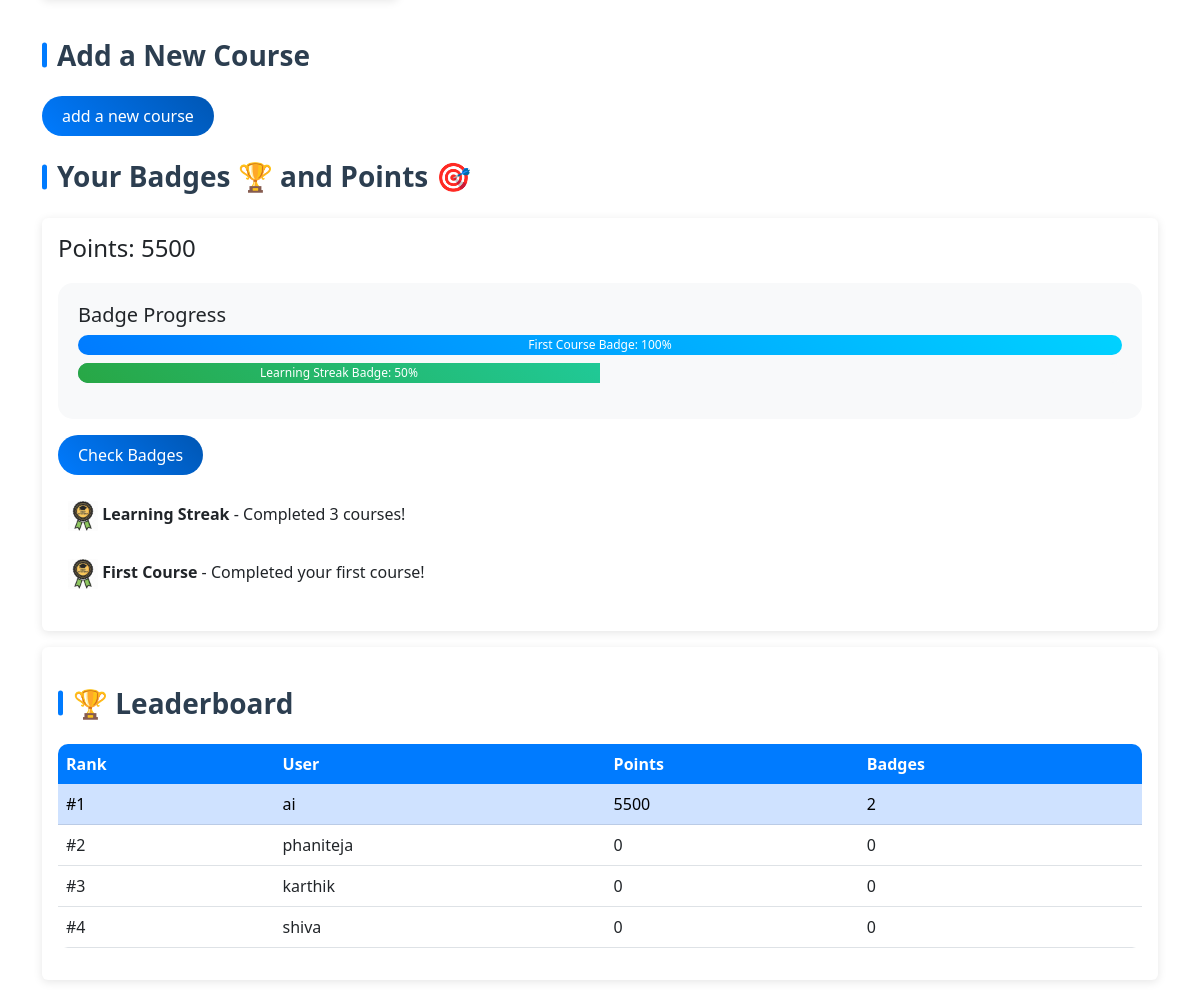
The app's page /dashboard/ (signed in, lower part), older data.
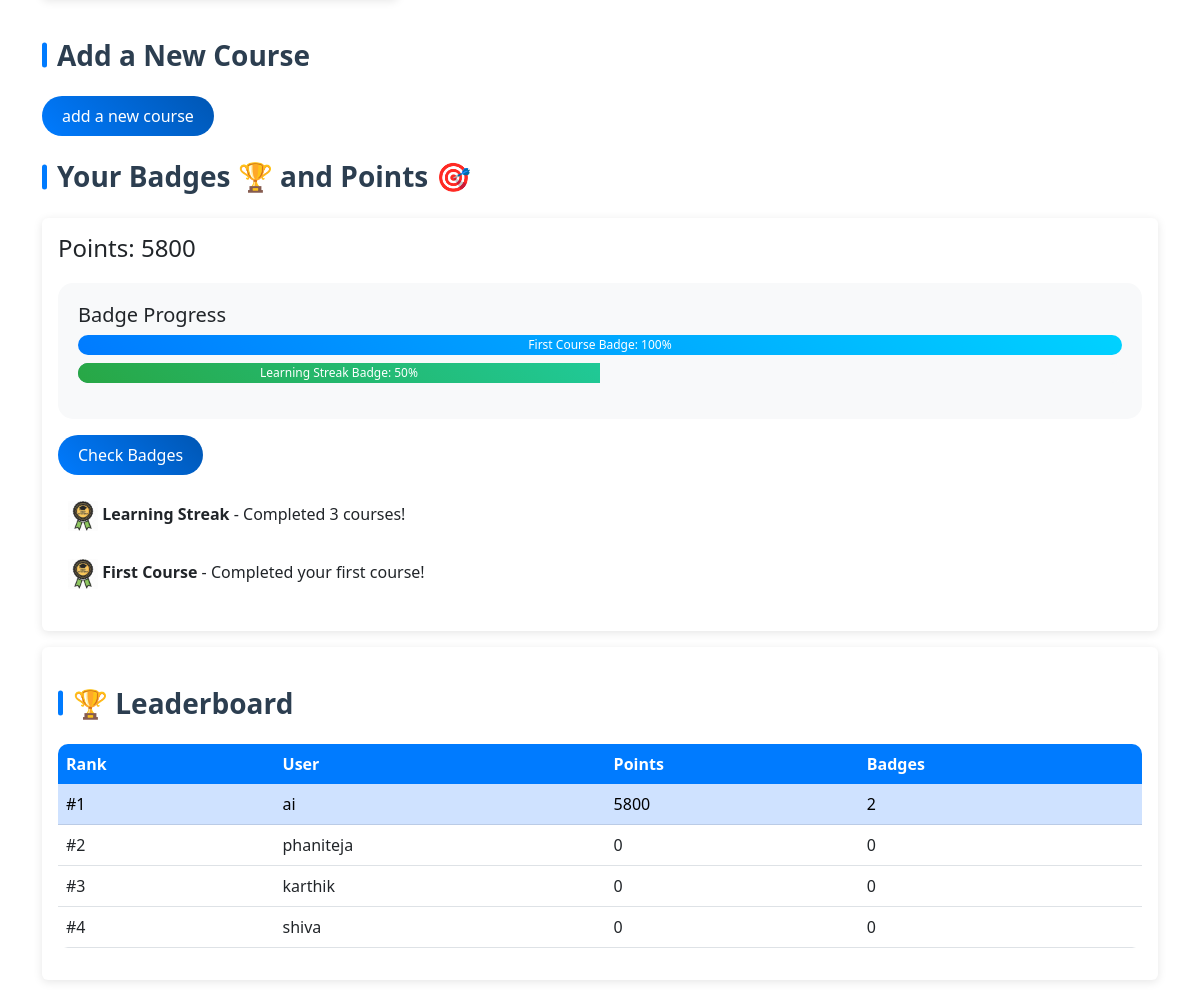
The same page, newer data.
### recommend/models.py (models this page shows, shortened)
class UserProfile(models.Model):
    user = models.OneToOneField(User, on_delete=models.CASCADE)
    preferences = models.JSONField(default=dict)
    available_time = models.IntegerField(default=10)  # max hours per week
    max_courses = models.IntegerField(default=3)
    selected_courses = models.ManyToManyField(Course, blank=True, related_name="selected_by_users")
    recommended_courses = models.ManyToManyField(Course, blank=True, related_name="recommended_to_users")
    completed_courses = models.ManyToManyField(Course, blank=True, related_name="completed_by_users")
    badges = models.ManyToManyField(Badge, blank=True)
    points = models.IntegerField(default=0)
    dark_mode = models.BooleanField(default=False)
    notification_enabled = models.BooleanField(default=True)
    last_active = models.DateTimeField(auto_now=True)

class Badge(models.Model):
    name = models.CharField(max_length=100)
    description = models.TextField()
    icon = models.ImageField(upload_to="badges/", null=True, blank=True)
    def get_icon_url(self):
        if self.icon and hasattr(self.icon, 'url'):
            return self.icon.url
        return "/static/images/default_badge.jpg"  # Fallback image

### recommend/views.py (the view)
# urls.py: path('dashboard/', views.dashboard, name='dashboard'),
@login_required
def dashboard(request):
    user_profile = UserProfile.objects.get(user=request.user)
    completed_count = user_profile.completed_courses.count()
    first_course_progress = min(completed_count * 100, 100)  # 1 course needed
    learning_streak_progress = min(completed_count * 50, 100)  # 2 courses needed
    top_users = UserProfile.objects.order_by('-points')[:10]
    context = {
        'user_profile': user_profile,
        'selected_courses': user_profile.selected_courses.all(),
        'recommended_courses': user_profile.recommended_courses.all(),
        'completed_courses': user_profile.completed_courses.all(),
        'all_courses': Course.objects.filter(is_removed=False),
        'first_course_progress': first_course_progress,
        'learning_streak_progress': learning_streak_progress,
        'top_users': top_users,
    }
    return render(request, "dashboard.html", context)

### templates/dashboard.html (shortened to what this page needs)
{% extends 'base.html' %}
{% block content %}
<div class="row">
    {% for course in completed_courses %}
    <div class="col-md-4">
    </div>
    {% empty %}
    <p>No completed courses yet.</p>
    {% endfor %}
</div>
<h3>Add a New Course</h3>
<a href="{% url 'add_course' %}" class="btn btn-primary">add a new course</a>
<h3>Your Badges 🏆 and Points 🎯</h3>
<div class="card mb-3">
  <div class="card-body">
    <h4>Points: {{ user_profile.points }}</h4>
    <div class="badge-progress mb-3">
      <h5>Badge Progress</h5>
      <div class="progress mb-2">
        <div class="progress-bar" role="progressbar"
             style="width: {{ first_course_progress }}%"
             aria-valuenow="{{ first_course_progress }}"
             aria-valuemin="0" aria-valuemax="100">
          First Course Badge: {{ first_course_progress }}%
        </div>
      </div>
      <div class="progress">
        <div class="progress-bar bg-success" role="progressbar"
             style="width: {{ learning_streak_progress }}%"
             aria-valuenow="{{ learning_streak_progress }}"
             aria-valuemin="0" aria-valuemax="100">
          Learning Streak Badge: {{ learning_streak_progress }}%
        </div>
      </div>
    </div>
    <form method="post" action="{% url 'check_badges' %}">
      <button type="submit" class="btn btn-primary">Check Badges</button>
    </form>
    <ul class="list-unstyled mt-3">
        {% for badge in user_profile.badges.all %}
          <li class="mb-2">
            <img src="{{ badge.get_icon_url }}" alt="{{ badge.name }}" width="30" height="30">
            <strong>{{ badge.name }}</strong> - {{ badge.description }}
          </li>
        {% empty %}
          <p>No badges earned yet.</p>
        {% endfor %}
      </ul>
  </div>
</div>
<div class="card mb-3">
  <div class="card-body">
    <h3>🏆 Leaderboard</h3>
    <div class="table-responsive">
      <table class="table">
        <thead>
          <tr>
            <th>Rank</th>
            <th>User</th>
            <th>Points</th>
            <th>Badges</th>
          </tr>
        </thead>
        <tbody>
          {% for profile in top_users %}
          <tr {% if profile.user == request.user %}class="table-primary"{% endif %}>
            <td>#{{ forloop.counter }}</td>
            <td>{{ profile.user.username }}</td>
            <td>{{ profile.points }}</td>
            <td>{{ profile.badges.count }}</td>
          </tr>
          {% endfor %}
        </tbody>
      </table>
    </div>
  </div>
</div>
{% endblock %}

### templates/base.html (shortened to what this page needs)
<!DOCTYPE html>
<html lang="en">
<head>
    <link href="https://cdn.jsdelivr.net/npm/bootstrap@5.3.0/dist/css/bootstrap.min.css" rel="stylesheet">
    <link rel="stylesheet" href="https://cdnjs.cloudflare.com/ajax/libs/font-awesome/5.15.4/css/all.min.css">
</head>
<body>
    <div class="container mt-4">
        {% block content %}{% endblock %}
    </div>
</body>
</html>

### templates/base.html (style rules this page uses)
:root { --bg-color: #ffffff; --text-color: #000000; --card-bg: #ffffff; }
body { background-color: var(--bg-color); color: var(--text-color); transition: background-color 0.3s ease, color 0.3s ease; }

### templates/dashboard.html (style rules this page uses)
.card { transition: transform 0.3s ease, box-shadow 0.3s ease; border: none; box-shadow: 0 2px 10px rgba(0,0,0,0.1); animation: fadeIn 0.5s ease-out; }
h2, h3 { color: #2c3e50; margin: 1.5rem 0; font-weight: 600; position: relative; padding-left: 15px; transition: color 0.3s ease; }
h2::before, h3::before { content: ''; position: absolute; left: 0; top: 50%; transform: translateY(-50%); width: 5px; height: 25px; background: #007bff; border-radius: 3px; }
.btn { transition: all 0.3s ease; border-radius: 50px; padding: 8px 20px; }
.btn-primary { background: linear-gradient(45deg, #007bff, #0056b3); border: none; }
.progress { height: 20px; border-radius: 10px; background: #f8f9fa; margin-bottom: 1rem; overflow: hidden; }
.progress-bar { transition: width 1s ease-in-out; background: linear-gradient(45deg, #007bff, #00d2ff); }
.progress-bar.bg-success { background: linear-gradient(45deg, #28a745, #20c997); }
.badge-progress { padding: 20px; background: #f8f9fa; border-radius: 15px; margin: 20px 0; }
.list-unstyled li { transition: transform 0.3s ease; padding: 10px; border-radius: 8px; }
.table { border-radius: 10px; overflow: hidden; }
.table thead th { background: #007bff; color: white; border: none; }
.table tbody tr { transition: transform 0.3s ease, background-color 0.3s ease; }
.table-primary { background-color: rgba(0, 123, 255, 0.1) !important; }

Row changes from the older to the newer data that the page shows:
changed UserProfile "ai": points "5500" → "5800"
